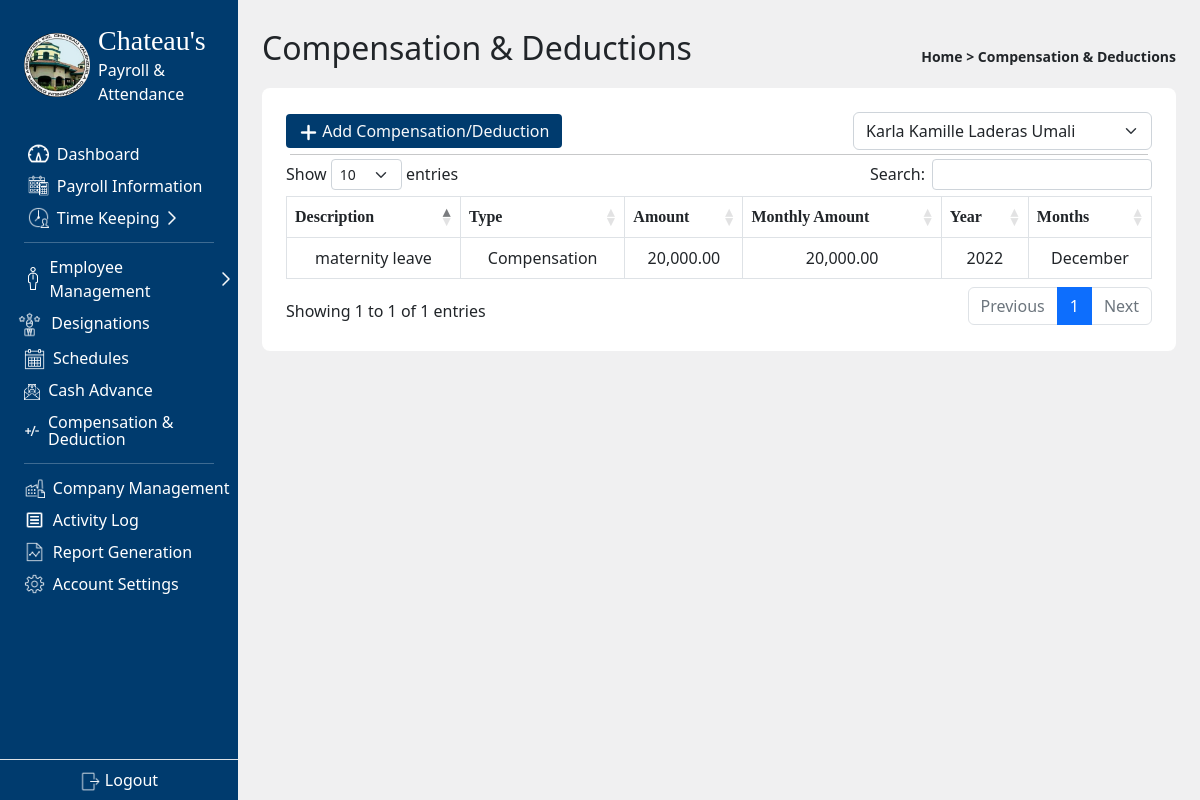
The page /admin/compensation_deduc.php?id=65 (signed in) on the database its author committed.
### tables this page shows
CREATE TABLE `compensation_deductions` (
  `id` int(11) NOT NULL,
  `employee_id` int(11) NOT NULL,
  `description` text NOT NULL,
  `type` int(11) NOT NULL,
  `total` decimal(10,2) NOT NULL,
  `monthly_total` decimal(10,2) NOT NULL,
  `year` int(11) NOT NULL,
  `january` int(11) NOT NULL,
  `february` int(11) NOT NULL,
  `march` int(11) NOT NULL,
  `april` int(11) NOT NULL,
  `may` int(11) NOT NULL,
  `june` int(11) NOT NULL,
  `july` int(11) NOT NULL,
  `august` int(11) NOT NULL,
  `september` int(11) NOT NULL,
  `october` int(11) NOT NULL,
  `november` int(11) NOT NULL,
  `december` int(11) NOT NULL,
  `status` int(11) NOT NULL
);

### admin/compensation_deduc.php (the view, shortened to what this page needs)
<?php
  include '../connect.php';
  include '../scripts.php';
  $id = (isset($_GET['id'])) ? $_GET['id'] : 1;
?>
<!DOCTYPE html>
<html lang="en">
<head>
</head>
<body class='d-flex bg-secondary bg-opacity-10'>
  <div class='main p-4 container-fluid'>
    <header class='d-flex align-items-center justify-content-between'>
      <div class="d-flex gap-2 align-items-center mb-3">
        <p class='fs-2 p-0 m-0'>Compensation & Deductions</p>
      </div>
      <div class="">
        <small class='fw-semibold text-dark'>
          Home > Compensation & Deductions
        </small>
      </div>
    </header>
    <div class=" bg-white p-4 rounded-3">
      <div class='d-flex align-items-center justify-content-between'>
        <button class='btn text-light rounded-1 py-1 d-flex align-items-center gap-1' id = 'add' style="background-color: #003B6E;">
          <div>
            <img src="../img/btn_icons/add.png" alt="" style="width: 1.2rem">
          </div>
          <span>Add Compensation/Deduction</span>
        </button>
        <div class='d-flex gap-1'>
          <select name="" id="employee" class='form-select shadow-none' style="max-width: max-content;">
            <?php
              $sql = "SELECT * FROM employeelist WHERE employee_status = 'Active'";
              $res = $con->query($sql);
              while ($row = $res->fetch_assoc()) {
                $selected = ($row['id'] == $id) ? ' selected' : '';
                echo '
                <option'.$selected.' value = "'.$row['id'].'">'.$row['fName'].' '.$row['mName'].' '.$row['lName'].'
                </option>';
              }
            ?>
          </select>
        </div>
      </div>
      <hr class="p-0 m-1">
      <table class="table table-bordered">
        <thead>
          <tr>
            <th>Description</th>
            <th>Type</th>
            <th>Amount</th>
            <th>Monthly Amount</th>
            <th>Year</th>
            <th>Months</th>
          </tr>
        </thead>
        <tbody>
            <?php
              $sql = "SELECT * FROM compensation_deductions WHERE employee_id = '$id' AND `status` = '0'";
              $res = $con->query($sql);
              while ($row = $res->fetch_assoc()) {
                $monthsText = '';
                $counter = 0;
                if($row['january']){
                  $monthsText .= ($counter == 0) ? 'January' : ', January';
                  $counter = 1;
                }if($row['november']){
                  $monthsText .= ($counter == 0) ? 'November' : ', November';
                  $counter = 1;
                }if($row['december']){
                  $monthsText .= ($counter == 0) ? 'December' : ', December';
                }
                $type = ($row['type'] == 1) ? 'Compensation' : 'Deduction';
                echo '
                <tr>
                  <td>'.$row['description'].'</td>
                  <td>'.$type.'</td>
                  <td>'.number_format($row['total'], 2).'</td>
                  <td>'.number_format($row['monthly_total'], 2).'</td>
                  <td>'.$row['year'].'</td>
                  <td>'.$monthsText.'</td>
                </tr>
                ';
              }
            ?>
        </tbody>
      </table>
    </div>
  </div>
</body>
</html>

### style.css (style rules this page uses)
.tables, th { padding-top: 10px; padding-bottom: 10px; border-collapse: collapse; font-family: mBold; }
.tables, td { padding: 8px; }
.tables, td, th { text-align: center; }

### rows shown on the page
compensation_deductions: description "maternity leave", type "Compensation", total "20,000.00", monthly_total "20,000.00", year "2022", monthsText "December"

### other values the page prints
form field value "Karla Kamille Laderas Umali"
